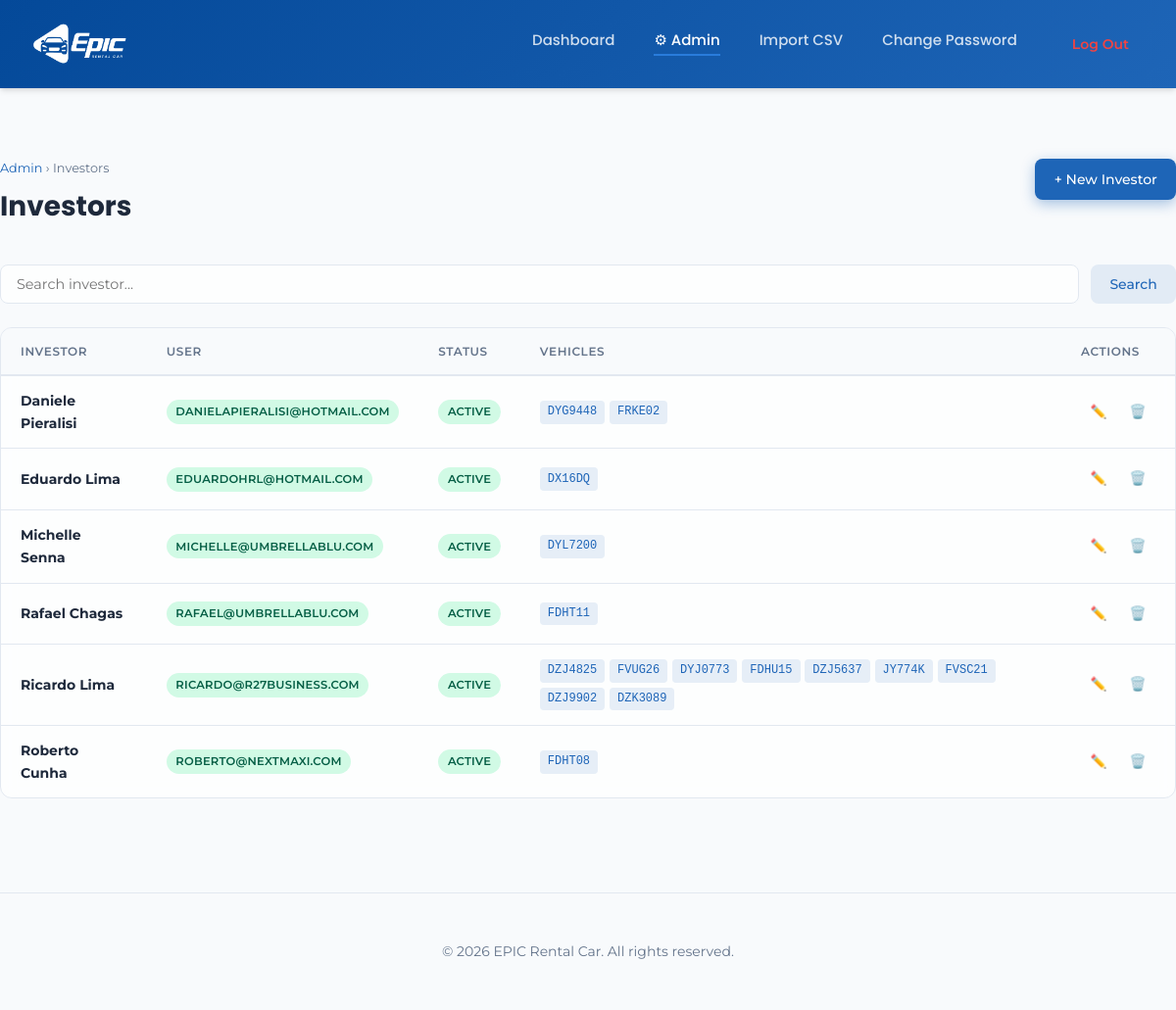
Screenshot of /admin-panel/investors/ (signed in) with the database file from the repository.
### dashboard/models.py (models this page shows, shortened)
class Investor(models.Model):
    user = models.OneToOneField(User, related_name='investor_profile', on_delete=models.CASCADE, null=True, blank=True)
    name = models.CharField(max_length=255, unique=True, verbose_name="Investor Name")
    status = models.CharField(max_length=50, default='Active', verbose_name="Status")
    class Meta:
        verbose_name = "Investor"
        verbose_name_plural = "Investors"

class Vehicle(models.Model):
    vin = models.CharField(max_length=50, unique=True, verbose_name="VIN")
    plate = models.CharField(max_length=20, verbose_name="License Plate")
    year_make_model = models.CharField(max_length=255, verbose_name="Year/Make/Model")
    investor = models.ForeignKey(Investor, on_delete=models.CASCADE, related_name='owned_vehicles', verbose_name="Investor")
    status = models.CharField(max_length=50, default='Active', verbose_name="Status")
    acquisition_date = models.DateField(null=True, blank=True, verbose_name="Acquisition Date")
    class Meta:
        verbose_name = "Vehicle"
        verbose_name_plural = "Vehicles"

### dashboard/views.py (the view)
# urls.py: path('admin-panel/investors/', InvestorListView.as_view(), name='admin_investor_list'),
class InvestorListView(AdminRequiredMixin, ListView):
    template_name = 'dashboard/admin/investor_list.html'
    context_object_name = 'investors'
    paginate_by = 20
    def get_queryset(self):
        qs = Investor.objects.prefetch_related('owned_vehicles').order_by('name')
        q = self.request.GET.get('q')
        if q:
            qs = qs.filter(name__icontains=q)
        return qs

### dashboard/views.py (called while the page is built)
    def test_func(self):
        return self.request.user.is_staff

### templates/dashboard/admin/investor_list.html (shortened to what this page needs)
{% extends 'base.html' %}
{% block content %}
<div class="admin-section">
    <div class="page-header">
        <div>
            <nav class="breadcrumb"><a href="{% url 'admin_panel' %}">Admin</a> › Investors</nav>
            <h1 class="page-title">Investors</h1>
        </div>
        <a href="{% url 'admin_investor_create' %}" class="btn btn-primary">+ New Investor</a>
    </div>
    <form method="get" class="search-bar">
        <input type="text" name="q" value="{{ request.GET.q }}" placeholder="Search investor..." class="search-input">
        <button type="submit" class="btn btn-secondary">Search</button>
    </form>
    <div class="table-card">
        <table class="data-table">
            <thead>
                <tr>
                    <th>Investor</th>
                    <th>User</th>
                    <th>Status</th>
                    <th>Vehicles</th>
                    <th class="text-right">Actions</th>
                </tr>
            </thead>
            <tbody>
                {% for investor in investors %}
                <tr>
                    <td><strong>{{ investor.name }}</strong></td>
                    <td>
                        {% if investor.user %}
                            <span class="badge badge-green">{{ investor.user.username }}</span>
                        {% else %}
                            <span class="badge badge-red">No login</span>
                        {% endif %}
                    </td>
                    <td>
                        {% if investor.status == 'Active' %}
                            <span class="badge badge-green">Active</span>
                        {% else %}
                            <span class="badge badge-gray">Inactive</span>
                        {% endif %}
                    </td>
                    <td>
                        <div class="vehicle-tags">
                            {% for v in investor.owned_vehicles.all %}
                                <span class="vehicle-tag">{{ v.plate }}</span>
                            {% empty %}
                                <span class="text-muted">None</span>
                            {% endfor %}
                        </div>
                    </td>
                    <td class="text-right actions-cell">
                        <a href="{% url 'admin_investor_edit' investor.pk %}" class="btn-action btn-action--edit" title="Edit">✏️</a>
                        <a href="{% url 'admin_investor_delete' investor.pk %}" class="btn-action btn-action--delete" title="Delete">🗑️</a>
                    </td>
                </tr>
                {% empty %}
                <tr><td colspan="5" class="table-empty">No investors found.</td></tr>
                {% endfor %}
            </tbody>
        </table>
    </div>
</div>
{% endblock %}

### static/css/style.css (style rules this page uses)
:root { --primary: #1E65B7; --primary-dark: #044999; --primary-vibrant: #297CDB; --dark-grey: #292F30; --secondary: #64748b; --success: #10b981; --danger: #ef4444; --warning: #f59e0b; --bg-body: #f8fafc; --bg-card: #ffffff; --bg-glass: rgba(255, 255, 255, 0.7); --text-main: #1e293b; --text-muted: #64748b; --border: #e2e8f0; --radius: 12px; --shadow-sm: 0 1px 3px rgba(0,0,0,0.12); --shadow: 0 4px 6px -1px rgba(0,0,0,0.1), 0 2px 4px -1px rgba(0,0,0,0.06); --shadow-premium: 0 20px 25px -5px rgba(0, 0, 0, 0.05), 0 10px 10px -5px rgba(0, 0, 0, 0.02); }
* { margin: 0; padding: 0; box-sizing: border-box; }
body { font-family: 'Montserrat', sans-serif; background-color: var(--bg-body); color: var(--text-main); line-height: 1.6; -webkit-font-smoothing: antialiased; }
h1, h2, h3, h4, .logo, .navbar a, .btn { font-family: 'Poppins', sans-serif; font-weight: 600; }
table { width: 100%; border-collapse: collapse; }
th { background-color: #f8fafc; padding: 1rem 1.5rem; font-size: 0.75rem; font-weight: 700; color: var(--secondary); text-transform: uppercase; letter-spacing: 1px; border-bottom: 2px solid var(--border); }
td { padding: 1.25rem 1.5rem; border-bottom: 1px solid var(--border); font-size: 0.875rem; }
tr:last-child td { border-bottom: none; }
.btn { display: inline-flex; align-items: center; justify-content: center; padding: 0.875rem 2rem; border-radius: var(--radius); font-weight: 600; cursor: pointer; transition: all 0.2s ease; border: none; font-size: 0.9375rem; text-decoration: none; }
.btn-primary { background: linear-gradient(135deg, var(--primary) 0%, var(--primary-dark) 100%); color: white; box-shadow: 0 4px 14px 0 rgba(30, 101, 183, 0.39); }
.badge { padding: 0.375rem 1rem; border-radius: 4px; font-size: 0.7rem; font-weight: 700; text-transform: uppercase; letter-spacing: 0.5px; }
.admin-section { padding: 1.5rem 0; }
.page-header { display: flex; align-items: flex-start; justify-content: space-between; gap: 1rem; margin-bottom: 2rem; flex-wrap: wrap; }
.page-title { font-size: 1.75rem; font-weight: 700; color: var(--text-main); margin: 0 0 0.25rem; }
.breadcrumb { font-size: 0.8rem; color: var(--text-muted); margin-bottom: 0.4rem; }
.breadcrumb a { color: var(--primary); text-decoration: none; }
.table-card { background: var(--bg-glass); border: 1px solid var(--border); border-radius: var(--radius); overflow: hidden; margin-bottom: 1.5rem; backdrop-filter: blur(8px); }
.data-table { width: 100%; border-collapse: collapse; font-size: 0.9rem; }
.data-table thead tr { background: rgba(30, 101, 183, 0.06); border-bottom: 1px solid var(--border); }
.data-table th { padding: 0.85rem 1.25rem; text-align: left; font-size: 0.75rem; font-weight: 600; text-transform: uppercase; letter-spacing: 0.05em; color: var(--text-muted); white-space: nowrap; }
.data-table td { padding: 0.9rem 1.25rem; border-bottom: 1px solid var(--border); vertical-align: middle; }
.data-table tbody tr:last-child td { border-bottom: none; }
.text-right { text-align: right; }
.badge { display: inline-block; padding: 0.2rem 0.6rem; border-radius: 9999px; font-size: 0.72rem; font-weight: 600; letter-spacing: 0.02em; }
.badge-green { background: #d1fae5; color: #065f46; }
.actions-cell { white-space: nowrap; }
.btn-action { display: inline-block; padding: 0.35rem 0.6rem; border-radius: 6px; font-size: 0.85rem; text-decoration: none; transition: background 0.15s; cursor: pointer; }
.btn { display: inline-flex; align-items: center; gap: 0.4rem; padding: 0.6rem 1.2rem; border-radius: 8px; font-size: 0.875rem; font-weight: 500; cursor: pointer; text-decoration: none; border: none; transition: all 0.2s; font-family: inherit; }
.btn-primary { background: var(--primary); color: white; }
.btn-secondary { background: rgba(30, 101, 183, 0.1); color: var(--primary); }
.search-bar { display: flex; gap: 0.75rem; margin-bottom: 1.5rem; flex-wrap: wrap; }
.search-input, .form-select { flex: 1; min-width: 160px; padding: 0.65rem 1rem; border: 1px solid var(--border); border-radius: 8px; background: var(--bg-glass); color: var(--text-main); font-family: inherit; font-size: 0.9rem; backdrop-filter: blur(4px); }
.vehicle-tags { display: flex; flex-wrap: wrap; gap: 0.3rem; }
.vehicle-tag { background: rgba(30, 101, 183, 0.1); color: var(--primary); padding: 0.15rem 0.5rem; border-radius: 4px; font-size: 0.75rem; font-weight: 500; font-family: monospace; }

### rows the page displays
Investor: name "Daniele Pieralisi", user.username "DANIELAPIERALISI@HOTMAIL.COM", status "ACTIVE"
Vehicle: plate "DYG9448"
Vehicle: plate "FRKE02"
Investor: name "Eduardo Lima", user.username "EDUARDOHRL@HOTMAIL.COM", status "ACTIVE"
Vehicle: plate "DX16DQ"
Investor: name "Michelle Senna", user.username "MICHELLE@UMBRELLABLU.COM", status "ACTIVE"
Vehicle: plate "DYL7200"
Investor: name "Rafael Chagas", user.username "RAFAEL@UMBRELLABLU.COM", status "ACTIVE"
Vehicle: plate "FDHT11"
Investor: name "Ricardo Lima", user.username "RICARDO@R27BUSINESS.COM", status "ACTIVE"
Vehicle: plate "DZJ4825"
Vehicle: plate "FVUG26"
Vehicle: plate "DYJ0773"
Vehicle: plate "FDHU15"
Vehicle: plate "DZJ5637"
Vehicle: plate "JY774K"
Vehicle: plate "FVSC21"
Vehicle: plate "DZJ9902"
Vehicle: plate "DZK3089"
Investor: name "Roberto Cunha", user.username "ROBERTO@NEXTMAXI.COM", status "ACTIVE"
Vehicle: plate "FDHT08"
